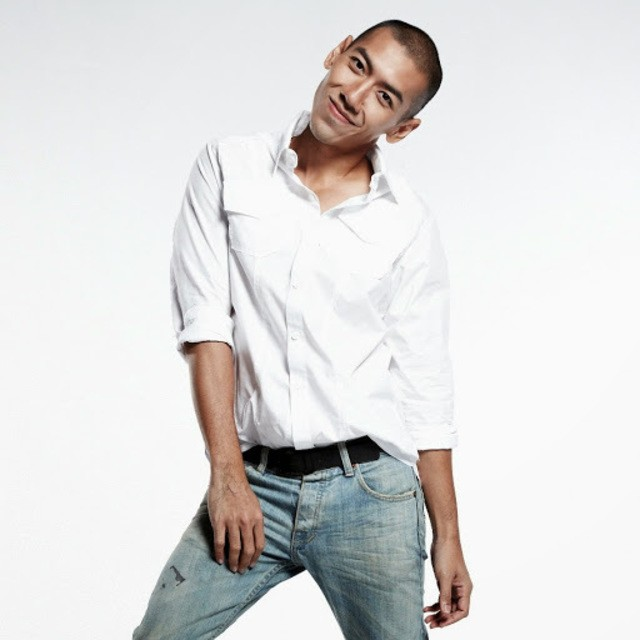
#> input picture IMG/pam_2.jpg, 640 x 640 px, found by its file name
$ python eye_detection.py
#> lines starting #> are read from the running program, lines starting #| are printed output that depends on the picture
import numpy as np
import cv2 as cv
face_cascade = cv.CascadeClassifier('haarcascade_frontalface_default.xml')
eye_cascade = cv.CascadeClassifier('haarcascade_eye.xml')
img = cv.imread('IMG/pam_2.jpg')
#> img is the input picture: shape (640, 640, 3); mean B, G, R 219.8, 220.4, 221.4
gray = cv.cvtColor(img, cv.COLOR_BGR2GRAY)
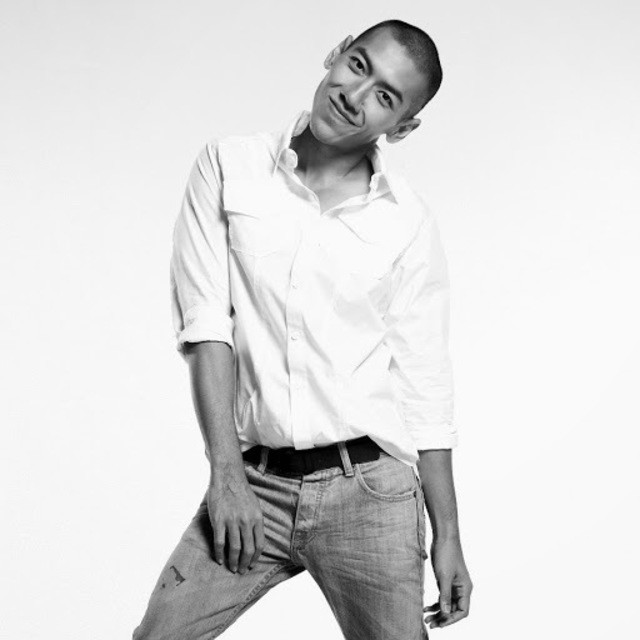
#> gray: shape (640, 640); min 0, max 255, mean 220.6
ccount = 0
ecount = 0

xc = [None] * 2
yc = [None] * 2

faces = face_cascade.detectMultiScale(gray, 1.3, 5)
#> faces = ()
print("------------------------------------------------------------------------------")
print("found: ",len(faces) , " face")
#| found:  0  face
print("------------------------------------------------------------------------------")
if(len(faces) == 0 ):
    print("No face")
if(len(faces) == 1 ):
    print("Ok")
    for (x,y,w,h) in faces:
        cv.rectangle(img,(x,y),(x+w,y+h),(255,255,0),2)
        roi_gray = gray[y:y+h, x:x+w]
        roi_color = img[y:y+h, x:x+w]
        eyes = eye_cascade.detectMultiScale(roi_gray)

        for (ex,ey,ew,eh) in eyes:
            ccount +=1
            cv.rectangle(roi_color,(ex,ey),(ex+ew,ey+eh),(0,255,0),2)

if(len(faces) == 1 ):
    for r in eyes:
        print("position and side of eye : ",ecount+1, eyes[ecount])
        xc[ecount] = eyes[ecount,2]
        yc[ecount] = eyes[ecount,3]
        ecount += 1


print(faces)
print("------------------------------------------------------------------------------")
print(xc)
print(yc)
#> (the run stopped early here; a loop or call above may not have finished)

$ run again, with IMG/pam_1.jpg copied over IMG/pam_2.jpg
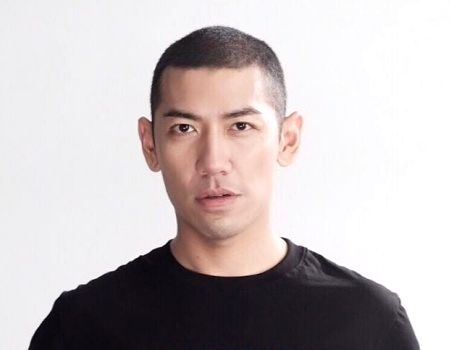
#> input picture IMG/pam_1.jpg, 450 x 350 px, found by its file name
#> img is the input picture: shape (350, 450, 3); mean B, G, R 188.2, 187.4, 195.2
#> faces = [[139, 70, 147, 147]]
#| found:  1  face
#> the loop `for (x,y,w,h) in faces:` made 1 pass
#> (x, y, w, h, eyes) on pass 1: (139, 70, 147, 147, [[81, 38, 37, 37], [26, 40, 36, 36]])
#> after the loop `for (x,y,w,h) in faces:`:
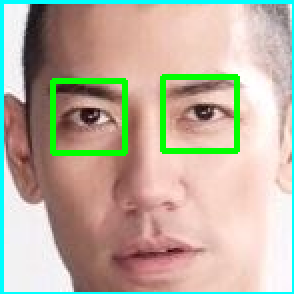
#> roi_color: shape (147, 147, 3) (shown 2 times larger); mean B, G, R 158.3, 175.8, 186.8
#> after the loop `for (x,y,w,h) in faces:`: ccount = 2
#> the loop `for r in eyes:` made 2 passes
#> (r, ecount) on passes 1 to 2: ([81, 38, 37, 37], 1), ([26, 40, 36, 36], 2)
#> (printed output is left out)
#> after the loop `for r in eyes:`: xc = [37, 36]
#| [[139  70 147 147]]
#| [37, 36]
#| [37, 36]
#> Centroid_img1_x = 18
#| XY position1:  18 18
#| XY position2:  18 18
#> eye1_x = 238
#> eye1_y = 126
#> eye2_x = 183
#> eye2_y = 128
#> `cv.line(img,(eye1_x, eye1_y),(eye2_x, eye2_y),(255,0,0),2)`:
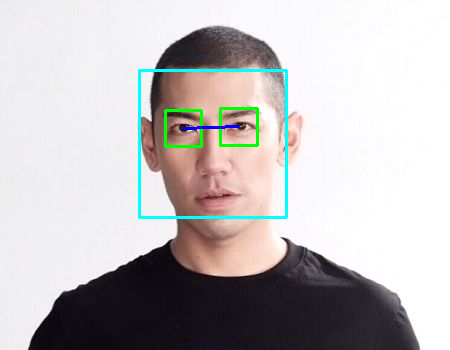
#> img: shape (350, 450, 3); mean B, G, R 188.3, 188.4, 191.5

$ run again, with IMG/ball_1.jpg copied over IMG/pam_2.jpg
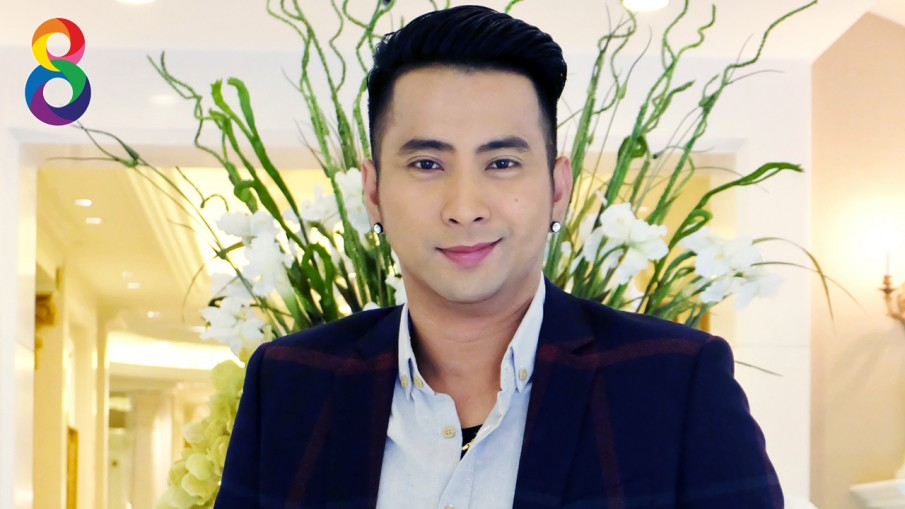
#> input picture IMG/ball_1.jpg, 905 x 509 px, found by its file name
#> img is the input picture: shape (509, 905, 3); mean B, G, R 145.9, 166.2, 175.3
#> faces = [[348, 71, 239, 239]]
#| found:  1  face
#> the loop `for (x,y,w,h) in faces:` made 1 pass
#> (x, y, w, h, eyes) on pass 1: (348, 71, 239, 239, [[50, 68, 50, 50], [128, 69, 48, 48]])
#> after the loop `for (x,y,w,h) in faces:`:
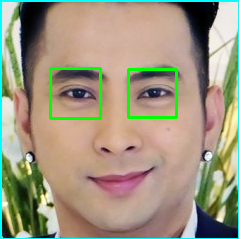
#> roi_color: shape (239, 239, 3); mean B, G, R 126.1, 149.4, 157.7
#> after the loop `for (x,y,w,h) in faces:`: ccount = 2
#> the loop `for r in eyes:` made 2 passes
#> (r, ecount) on passes 1 to 2: ([50, 68, 50, 50], 1), ([128, 69, 48, 48], 2)
#> (printed output is left out)
#> after the loop `for r in eyes:`: xc = [50, 48]
#| [[348  71 239 239]]
#| [50, 48]
#| [50, 48]
#> Centroid_img1_x = 25
#> Centroid_img2_x = 24
#| XY position1:  25 25
#| XY position2:  24 24
#> eye1_x = 423
#> eye1_y = 164
#> eye2_x = 500
#> eye2_y = 164
#> `cv.line(img,(eye1_x, eye1_y),(eye2_x, eye2_y),(255,0,0),2)`:
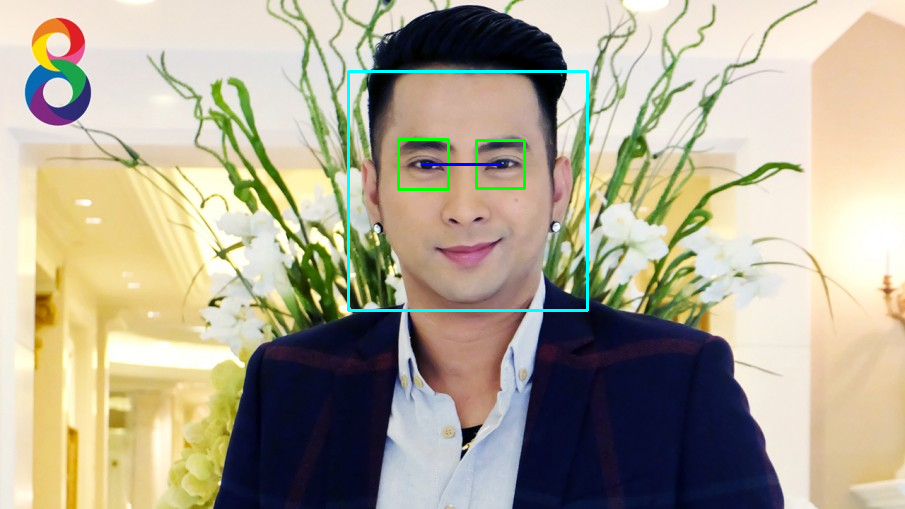
#> img: shape (509, 905, 3); mean B, G, R 146.6, 167.2, 174
